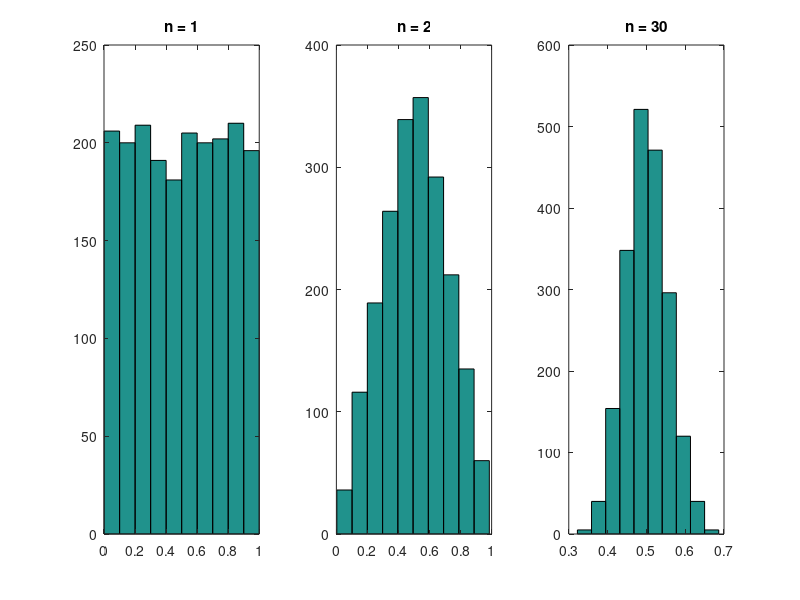

Write MATLAB code to recreate this figure.
clear;
nn = 1;
ff = [];
for n = 1:nn
    x = rand(1,2000);
    ff = [ff;x];
end
% ff = mean(ff);
subplot(1,3,1);
hist(ff);
title('n = 1')

clear;
nn = 2;
ff = [];
for n = 1:nn
    x = rand(1,2000);
    ff = [ff;x];
end
ff = mean(ff);
subplot(1,3,2);
hist(ff);
title('n = 2')

clear;
nn = 30;
ff = [];
for n = 1:nn
    x = rand(1,2000);
    ff = [ff;x];
end
ff = mean(ff);
subplot(1,3,3);
hist(ff);
title('n = 30')


    